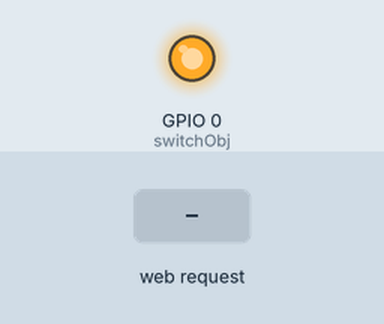
Recording of a program running on a simulated ESP8266 board running MicroPython. Shown: output pins drawn as LEDs (lit = HIGH). The inputs (shaded band) are chosen by the test bench. What the program prints to the serial console is not drawn.

Above: at 1.2 s.
1.3 s: HTTP request GET /?switch_on received
At 2.5 s:
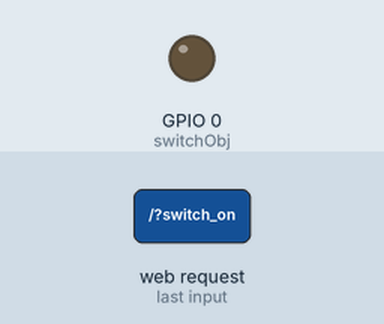
2.8 s: HTTP request GET /?switch_off received
At 3.7 s:
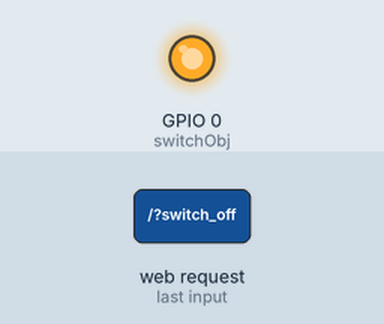
Timing chart, 0 to 5.8 s (numbered marks = the images above; inputs shaded):
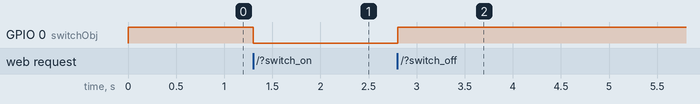

The program:

main.py
```python
try:
  import usocket as socket
except:
  import socket
from machine import Pin, Signal
from genweb import CGenWeb
import gc

G_GC_THRESHOLD = 30 * 1024 # unit: byte, 30KiB
G_CMD_IDX = 6

def main():
    gc.collect()
    genWebObj = CGenWeb()
    switchState = False
    switchObj = Signal(Pin(0, Pin.OUT), invert=True) # GPIO0; Relay: NO ( normally open )
    switchObj.off()
    # ledObj = Signal(Pin(2, Pin.OUT), invert=True) # GPIO2; ESP01S
    # ledObj.off()

    s = socket.socket(socket.AF_INET, socket.SOCK_STREAM)
    s.bind(('', 80))
    s.listen(2)
    while True:
        try:
            if gc.mem_free() < G_GC_THRESHOLD:
                gc.collect()
            conn, addr = s.accept()
            conn.settimeout(3.0)
            print('Received HTTP GET connection request from %s' % str(addr))
            request = conn.recv(1024)
            conn.settimeout(None)
            request = str(request)
            print('GET Rquest Content = %s' % request)
            switch_on = request.find('/?switch_on')
            switch_off = request.find('/?switch_off')
            if switch_on == G_CMD_IDX:
                print('Switch ON -> GPIO2')
                switchState = True
                switchObj.on()
                # ledObj.on()
            if switch_off == G_CMD_IDX:
                print('Switch OFF -> GPIO2')
                switchState = False
                switchObj.off()
                # ledObj.off()
            resHtml = genWebObj.getWebPage(switchState)
            conn.send('HTTP/1.1 200 OK\n')
            conn.send('Content-Type: text/html\n')
            conn.send('Connection: closed.\n\n')
            conn.sendall(resHtml)
            conn.close()
        except OSError as e:
            conn.close()
            print('Connection closed. OSError =', e)


if __name__ == '__main__':
  main()
```

genweb.py
```python
G_SWITCH_DICT = {
    True: 'ON',
    False: 'OFF'
}

class CGenWeb:
    def __init__(self):
        self.switchState = False

    def _doGenWebPage(self):
        return """
<html>
<head>
    <style>
        html {
            font-family: Arial;
            display: inline-block;
            margin: 0px auto;
            text-align: center;
        }
        .buttonOn {
            background-color: """ + self.getSwitchOnStatus()['color'] + """
            color: white;
            padding: 80px 200px;
            text-align: center;
            display: inline-block;
            font-size: 80px;
            margin: 8px 2px;
            cursor: pointer;
        }
        .buttonOff {
            background-color: """ + self.getSwitchOffStatus()['color'] + """
            color: white;
            padding: 80px 180px;
            text-align: center;
            display: inline-block;
            font-size: 80px;
            margin: 12px 2px;
            cursor: pointer;
        }
    </style>
</head>

<body>
    <br/>
    <br/>
    <br/>
    <br/>
    <br/>
    <br/>
    <br/>
    <br/>
    <br/>
    <br/>
    <br/>
    <br/>
    <br/>
    <br/>
    <br/>
    <br/>
    <br/>
    <br/>
    <br/>
    <br/>
    <br/>
    <br/>
    <br/>
    <h1>ESP01 Relay Controller :> </h1>
    <h2 style="color: """ + self.getSwitchStatusColor() + """ ">Switch Status: <strong>""" + G_SWITCH_DICT[self.switchState] + """</strong></h2>
    <p>
        <a href=\"?switch_on\"><button """ + self.getSwitchOnStatus()['disabled']  + """ class="buttonOn">Switch ON</button></a>
    </p>
    <p>
        <a href=\"?switch_off\"><button """ + self.getSwitchOffStatus()['disabled'] + """ class="buttonOff">Switch OFF</button></a>
    </p>
</body>
</html>
"""
    def getSwitchStatusColor(self):
        if self.switchState:
            return 'green'
        else:
            return 'red'


    def getSwitchOnStatus(self):
        if self.switchState:
            return { 'color': 'gray;', 'disabled': 'disabled' }
        else:
            return { 'color': 'green;', 'disabled': '' }

    def getSwitchOffStatus(self):
        if self.switchState:
            return { 'color': 'red;', 'disabled': '' }
        else:
            return { 'color': 'gray;', 'disabled': 'disabled' }

    def getWebPage(self, switchState):
        self.switchState = switchState
        # print('self.switchState =', self.switchState, '; G_SWITCH_DICT[self.switchState] =', G_SWITCH_DICT[self.switchState])
        return self._doGenWebPage()
```

Measured:
- after the input at 1.3 s, GPIO 0 (switchObj): HIGH → LOW at once
- after the input at 2.8 s, GPIO 0 (switchObj): LOW → HIGH at once
